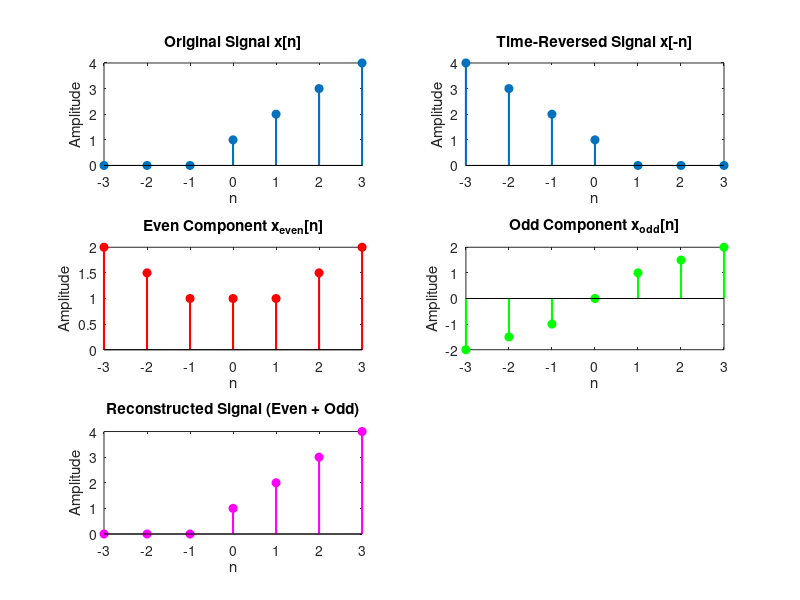

Here is the MATLAB script that generated this plot:
clc;
clear;
close all;

% 1. Define a symmetric time axis centered around 0
n_axis = -3:3; 

% 2. Define your signal x[n] on this axis 
% Let's place [1, 2, 3, 4] starting at n = 0
x = [0, 0, 0, 1, 2, 3, 4]; 

% 3. Create the true time-reversed signal x[-n]
x_rev = fliplr(x); 

% 4. Perform Even and Odd Decomposition
even_com = (x + x_rev) / 2;
odd_com  = (x - x_rev) / 2;

% 5. Reconstruct to verify
reconstructed = even_com + odd_com;

% =========================================================
%                     VISUALIZATION
% =========================================================
figure('Name', 'Even and Odd Decomposition', 'NumberTitle', 'off');

% Original Signal
subplot(3,2,1);
stem(n_axis, x, 'filled', 'LineWidth', 1.5);
title('Original Signal x[n]');
xlabel('n'); ylabel('Amplitude');

% Time-Reversed Signal
subplot(3,2,2);
stem(n_axis, x_rev, 'filled', 'LineWidth', 1.5);
title('Time-Reversed Signal x[-n]');
xlabel('n'); ylabel('Amplitude');

% Even Component (Symmetric around n=0)
subplot(3,2,3);
stem(n_axis, even_com, 'r', 'filled', 'LineWidth', 1.5);
title('Even Component x_{even}[n]');
xlabel('n'); ylabel('Amplitude');

% Odd Component (Anti-symmetric around n=0, value at n=0 is always 0)
subplot(3,2,4);
stem(n_axis, odd_com, 'g', 'filled', 'LineWidth', 1.5);
title('Odd Component x_{odd}[n]');
xlabel('n'); ylabel('Amplitude');

% Reconstructed Signal (Should exactly match original)
subplot(3,2,5);
stem(n_axis, reconstructed, 'm', 'filled', 'LineWidth', 1.5);
title('Reconstructed Signal (Even + Odd)');
xlabel('n'); ylabel('Amplitude');
